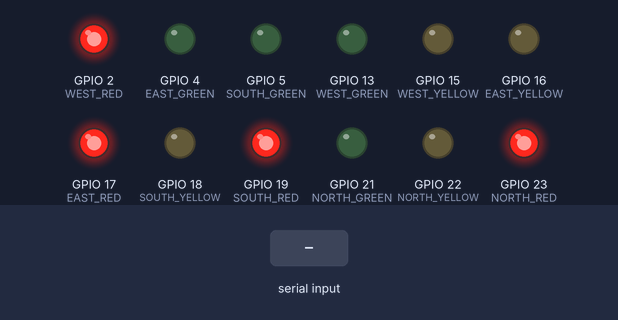
The sketch below on a simulated ESP32. Shown: output pins drawn as LEDs (lit = HIGH). The inputs (shaded band) are chosen by the test bench. What the sketch prints to the serial monitor is not drawn.

Above: at 1.2 s.
1.3 s: "NORTH_PRIORITY\n" received over Serial
At 2.3 s:
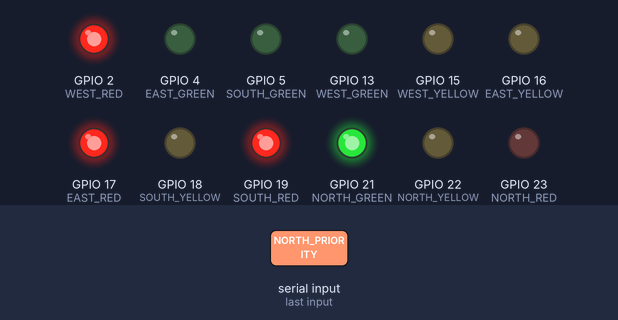
2.8 s: "SOUTH_PRIORITY\n" received over Serial
At 3.4 s:
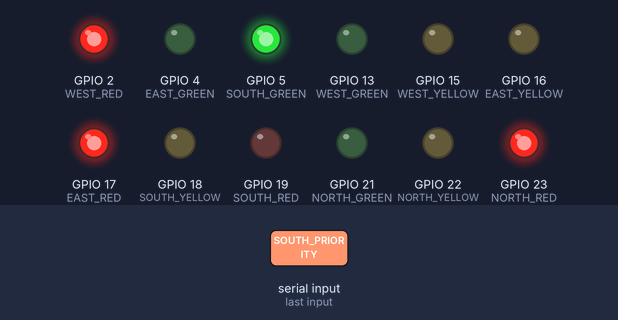
4.3 s: "EAST_PRIORITY\n" received over Serial
At 4.6 s:
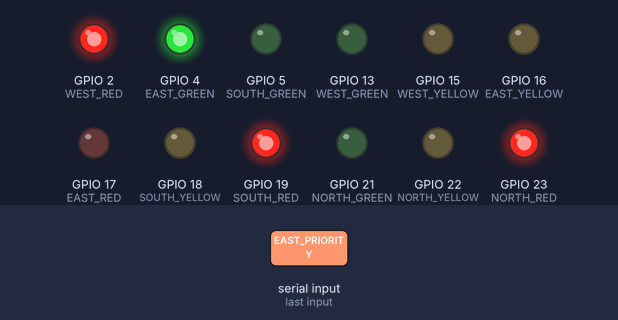
5.8 s: "WEST_PRIORITY\n" received over Serial
At 6.9 s:
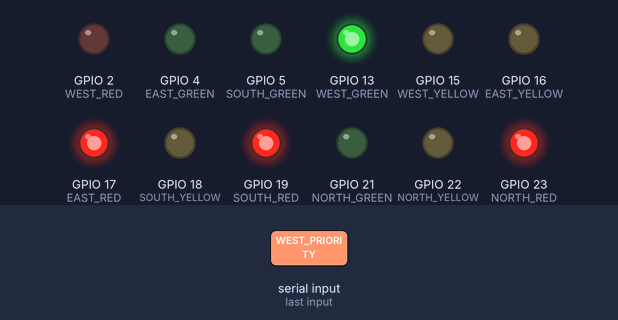
Timing chart, 0 to 8.3 s (numbered marks = the images above; inputs shaded):
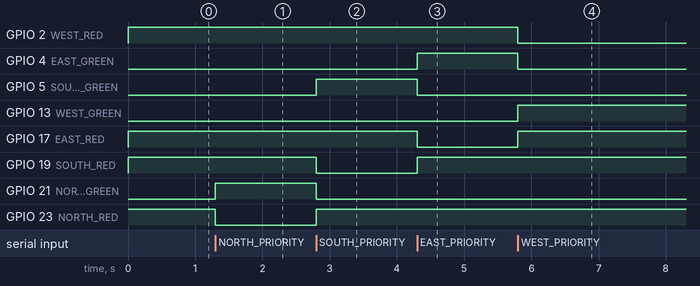

Measured:
- after the input at 1.3 s, GPIO 21 (NORTH_GREEN): LOW → HIGH at once; GPIO 23 (NORTH_RED): HIGH → LOW at once
- after the input at 2.8 s, GPIO 5 (SOUTH_GREEN), GPIO 23 (NORTH_RED): LOW → HIGH at once; GPIO 19 (SOUTH_RED), GPIO 21 (NORTH_GREEN): HIGH → LOW at once
- after the input at 4.3 s, GPIO 4 (EAST_GREEN), GPIO 19 (SOUTH_RED): LOW → HIGH at once; GPIO 5 (SOUTH_GREEN), GPIO 17 (EAST_RED): HIGH → LOW at once
- after the input at 5.8 s, GPIO 2 (WEST_RED), GPIO 4 (EAST_GREEN): HIGH → LOW at once; GPIO 13 (WEST_GREEN), GPIO 17 (EAST_RED): LOW → HIGH at once

The sketch:

esp32_traffic_controller.ino
```cpp
/*
  ==============================================================================
  BTech Project: Ambulance Priority System for Real-Time Traffic Management
  ESP32 Traffic Signal Controller Sketch
  ==============================================================================

  USB Serial Communication Protocol (Baud Rate: 115200)
  Receives Commands from Python YOLOv8 Detector:
  - NORMAL         : Resumes regular timed traffic light cycle
  - NORTH_PRIORITY : Sets North signal to GREEN, turns South/East/West to RED
  - SOUTH_PRIORITY : Sets South signal to GREEN, turns North/East/West to RED
  - EAST_PRIORITY  : Sets East signal to GREEN, turns North/South/West to RED
  - WEST_PRIORITY  : Sets West signal to GREEN, turns North/South/East to RED

  GPIO Pin Mapping (ESP32-WROOM-32):
  - NORTH Traffic Light: Red=GPIO 23, Yellow=GPIO 22, Green=GPIO 21
  - SOUTH Traffic Light: Red=GPIO 19, Yellow=GPIO 18, Green=GPIO 5
  - EAST  Traffic Light: Red=GPIO 17, Yellow=GPIO 16, Green=GPIO 4
  - WEST  Traffic Light: Red=GPIO 2,  Yellow=GPIO 15, Green=GPIO 13
*/

#include <Arduino.h>

// GPIO Pin Definitions for 4 Intersection Approaches
const int NORTH_RED    = 23;
const int NORTH_YELLOW = 22;
const int NORTH_GREEN  = 21;

const int SOUTH_RED    = 19;
const int SOUTH_YELLOW = 18;
const int SOUTH_GREEN  = 5;

const int EAST_RED     = 17;
const int EAST_YELLOW  = 16;
const int EAST_GREEN   = 4;

const int WEST_RED     = 2;
const int WEST_YELLOW  = 15;
const int WEST_GREEN   = 13;

// System State Variables
String currentMode = "NORMAL";
unsigned long lastCycleTime = 0;
int cyclicPhase = 0;

void setAllRed() {
  digitalWrite(NORTH_RED, HIGH);   digitalWrite(NORTH_YELLOW, LOW); digitalWrite(NORTH_GREEN, LOW);
  digitalWrite(SOUTH_RED, HIGH);   digitalWrite(SOUTH_YELLOW, LOW); digitalWrite(SOUTH_GREEN, LOW);
  digitalWrite(EAST_RED, HIGH);    digitalWrite(EAST_YELLOW, LOW);  digitalWrite(EAST_GREEN, LOW);
  digitalWrite(WEST_RED, HIGH);    digitalWrite(WEST_YELLOW, LOW);  digitalWrite(WEST_GREEN, LOW);
}

void applyNorthPriority() {
  setAllRed();
  digitalWrite(NORTH_RED, LOW);
  digitalWrite(NORTH_GREEN, HIGH);
  Serial.println("[ESP32 ACK] Executed: NORTH_PRIORITY (North GREEN, Cross RED)");
}

void applySouthPriority() {
  setAllRed();
  digitalWrite(SOUTH_RED, LOW);
  digitalWrite(SOUTH_GREEN, HIGH);
  Serial.println("[ESP32 ACK] Executed: SOUTH_PRIORITY (South GREEN, Cross RED)");
}

void applyEastPriority() {
  setAllRed();
  digitalWrite(EAST_RED, LOW);
  digitalWrite(EAST_GREEN, HIGH);
  Serial.println("[ESP32 ACK] Executed: EAST_PRIORITY (East GREEN, Cross RED)");
}

void applyWestPriority() {
  setAllRed();
  digitalWrite(WEST_RED, LOW);
  digitalWrite(WEST_GREEN, HIGH);
  Serial.println("[ESP32 ACK] Executed: WEST_PRIORITY (West GREEN, Cross RED)");
}

void handleNormalCyclicMode() {
  unsigned long now = millis();
  if (now - lastCycleTime >= 4000) { // Cycle every 4 seconds
    lastCycleTime = now;
    cyclicPhase = (cyclicPhase + 1) % 4;

    setAllRed();
    switch (cyclicPhase) {
      case 0:
        digitalWrite(NORTH_RED, LOW); digitalWrite(NORTH_GREEN, HIGH);
        break;
      case 1:
        digitalWrite(EAST_RED, LOW);  digitalWrite(EAST_GREEN, HIGH);
        break;
      case 2:
        digitalWrite(SOUTH_RED, LOW); digitalWrite(SOUTH_GREEN, HIGH);
        break;
      case 3:
        digitalWrite(WEST_RED, LOW);  digitalWrite(WEST_GREEN, HIGH);
        break;
    }
  }
}

void setup() {
  Serial.begin(115200);

  // Set GPIO Pins as Outputs
  pinMode(NORTH_RED, OUTPUT);    pinMode(NORTH_YELLOW, OUTPUT);    pinMode(NORTH_GREEN, OUTPUT);
  pinMode(SOUTH_RED, OUTPUT);    pinMode(SOUTH_YELLOW, OUTPUT);    pinMode(SOUTH_GREEN, OUTPUT);
  pinMode(EAST_RED, OUTPUT);     pinMode(EAST_YELLOW, OUTPUT);     pinMode(EAST_GREEN, OUTPUT);
  pinMode(WEST_RED, OUTPUT);     pinMode(WEST_YELLOW, OUTPUT);     pinMode(WEST_GREEN, OUTPUT);

  setAllRed();
  Serial.println("=================================================");
  Serial.println("🚑 ESP32 Traffic Controller Ready - Waiting for Commands");
  Serial.println("=================================================");
}

void loop() {
  // Read Serial Commands from Python Detector
  if (Serial.available() > 0) {
    String cmd = Serial.readStringUntil('\n');
    cmd.trim();
    cmd.toUpperCase();

    if (cmd.length() > 0) {
      if (cmd == "NORTH_PRIORITY") {
        currentMode = "NORTH_PRIORITY";
        applyNorthPriority();
      } else if (cmd == "SOUTH_PRIORITY") {
        currentMode = "SOUTH_PRIORITY";
        applySouthPriority();
      } else if (cmd == "EAST_PRIORITY") {
        currentMode = "EAST_PRIORITY";
        applyEastPriority();
      } else if (cmd == "WEST_PRIORITY") {
        currentMode = "WEST_PRIORITY";
        applyWestPriority();
      } else if (cmd == "NORMAL") {
        currentMode = "NORMAL";
        Serial.println("[ESP32 ACK] Executed: NORMAL (Resuming Cyclic Mode)");
      } else {
        Serial.print("[ESP32 ERROR] Unknown Command: ");
        Serial.println(cmd);
      }
    }
  }

  // If in normal mode, run standard traffic signal loop
  if (currentMode == "NORMAL") {
    handleNormalCyclicMode();
  }
}
```
